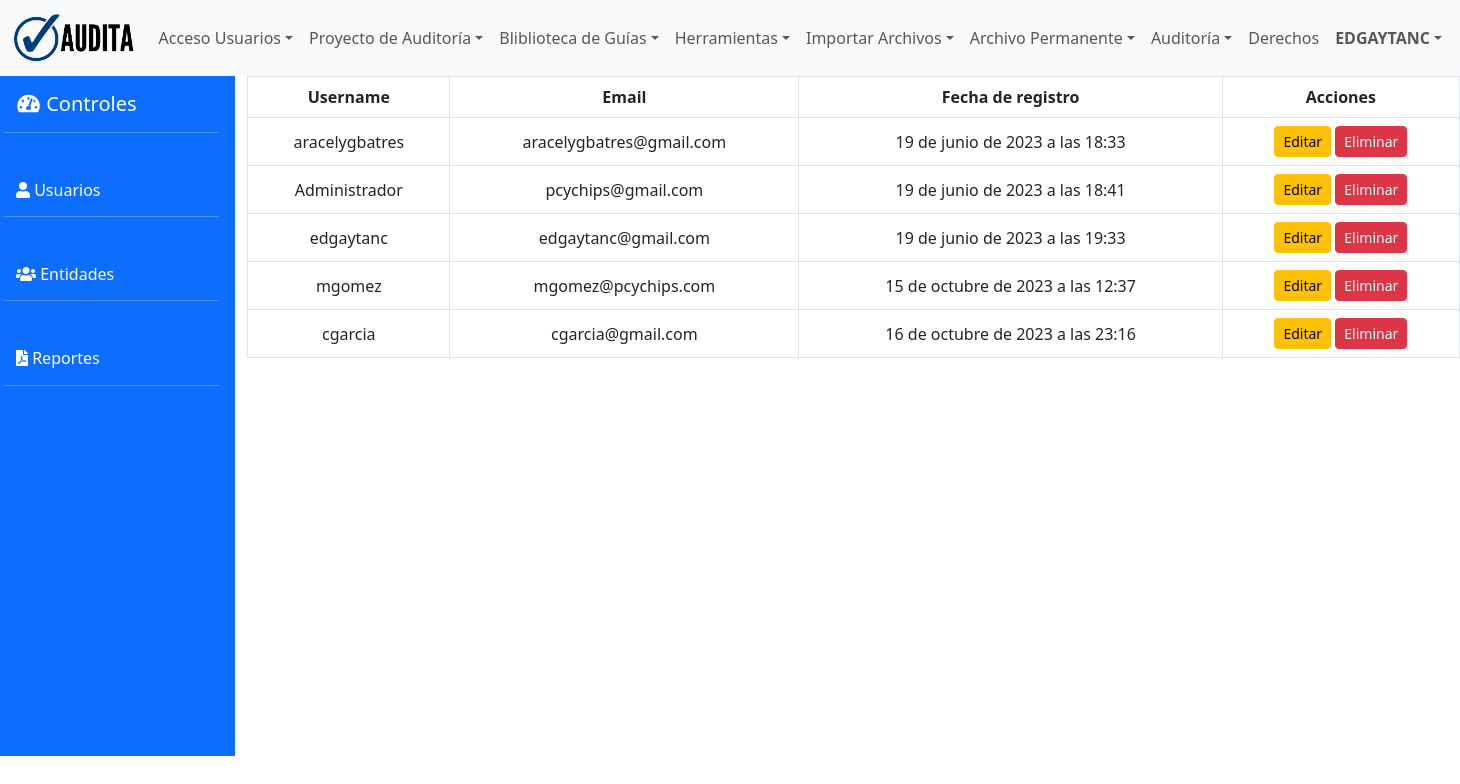
Page /dashboard/list_users/ (signed in) on the committed database.
### users/models.py (models this page shows, shortened)
class CustomUser(AbstractUser):
    is_activated = models.BooleanField(default=False)
    AUDITOR = 'auditor'
    SUPERVISOR = 'supervisor'
    JEFE_AUDITORIA = 'jefe_auditoria'
    ROLE_CHOICES = [
        (AUDITOR, 'Auditor'),
        (SUPERVISOR, 'Supervisor'),
        (JEFE_AUDITORIA, 'Jefe de Auditoria'),
    ]
    role = models.CharField(max_length=20, choices=ROLE_CHOICES, default=AUDITOR)
    groups = models.ManyToManyField(
        'auth.Group',
        verbose_name='groups',
        blank=True,
        help_text='The groups this user belongs to. A user will get all permissions granted to each of their groups.',
        related_query_name='user',
        related_name='customuser_set',  # Add this line
    )
    user_permissions = models.ManyToManyField(
        'auth.Permission',
        verbose_name='user permissions',
        blank=True,
        help_text='Specific permissions for this user.',
        related_query_name='user',
        related_name='customuser_set',  # Add this line
    )

### users/decorators.py (the view)
    def wrap(request, *args, **kwargs):
        if request.user.is_authenticated and request.user.is_superuser:
            return function(request, *args, **kwargs)
        else:
            return HttpResponseForbidden("No tienes permiso para acceder a esta pagina")

### dashboard/views.py (called while the page is built)
@user_is_superuser
def list_users(request):
    users = CustomUser.objects.all()
    return render(request, 'dashboard/users_list_dashboard.html', {'users': users})

### dashboard/templates/dashboard/users_list_dashboard.html
{% extends 'dashboard/admin_dashboard.html' %}
{% block dashboard_content %}
<table class="table table-bordered">
    <thead>
        <tr>
            <th>Username</th>
            <th>Email</th>
            <th>Fecha de registro</th>
            <th>Acciones</th>
        </tr>
    </thead>
    <tbody>
        {% for user in users %}
        <tr>
            <td>{{ user.username}}</td>
            <td>{{ user.email}}</td>
            <td>{{user.date_joined}}</td>
            <td>
                <a href="{% url 'edit_user' user.id %}" class="btn btn-sm btn-warning">Editar</a>
                <a href="{% url 'delete_user' user.id %}" class="btn btn-sm btn-danger">Eliminar</a>
            </td>
        </tr>
        {%endfor%}
    </tbody>
</table>
{% endblock %}

### templates/layout/partials/menu.html (shortened to what this page needs)
{% load static %}
<header>
    <nav class="navbar navbar-expand-lg navbar-light bg-light">
        <div class="container-fluid">
            <a class="navbar-brand" href="{% url 'index' %}"><img
                    src="{% static 'img/logo-horizontal-menu.png' %}" height="50" loading="lazy"
                    alt=""></a>
            <div class="collapse navbar-collapse" id="navbarNav">
                <ul class="navbar-nav">
                    <li class="nav-item dropdown">
                        <a class="nav-link dropdown-toggle" href="#"
                            role="button" data-bs-toggle="dropdown"
                            aria-expanded="false">Acceso Usuarios</a>
                    </li>
                    <li class="nav-item dropdown">
                        <a class="nav-link dropdown-toggle" href="#"
                            role="button" data-bs-toggle="dropdown"
                            aria-expanded="false">Proyecto de Auditoría</a>
                    </li>
                    <li class="nav-item dropdown">
                        <a class="nav-link dropdown-toggle" href="#"
                            role="button" data-bs-toggle="dropdown"
                            aria-expanded="false">Bliblioteca de Guías</a>
                    </li>
                    <li class="nav-item dropdown">
                        <a class="nav-link dropdown-toggle" href="#"
                            role="button" data-bs-toggle="dropdown"
                            aria-expanded="false">Herramientas</a>
                    </li>
                    <li class="nav-item dropdown">
                        <a class="nav-link dropdown-toggle" href="#"
                            role="button" data-bs-toggle="dropdown"
                            aria-expanded="false">Importar Archivos</a>
                    </li>
                    <li class="nav-item dropdown">
                        <a class="nav-link dropdown-toggle" href="{% url 'archivo' %}"
                            aria-expanded="false">Archivo Permanente</a>
                    </li>
                    <li class="nav-item dropdown">
                        <a class="nav-link dropdown-toggle" href="#"
                            role="button" data-bs-toggle="dropdown"
                            aria-expanded="false">Auditoría</a>
                    </li>
                    <li class="nav-item">
                        <a class="nav-link" href="{% url 'derechos' %}">Derechos</a>
                    </li>
                    <li class ="nav-item dropdown">
                        <a class ="nav-link dropdown-toggle" href="#"
                            role="button" data-bs-toggle="dropdown"
                            aria-expanded="false"><b>{{user.username|upper}}</b></a>
                    </li>
                </ul>
            </div>
        </div>
    </nav>
</header>

### static/css/styles.css (style rules this page uses)
td { text-decoration: none; }
th, td { text-align: center; vertical-align: middle; }

### rows in the picture
CustomUser: username "EDGAYTANC", username "edgaytanc", email "edgaytanc@gmail.com", date_joined "19 de junio de 2023 a las 19:33"
CustomUser: username "aracelygbatres", email "aracelygbatres@gmail.com", date_joined "19 de junio de 2023 a las 18:33"
CustomUser: username "Administrador", email "pcychips@gmail.com", date_joined "19 de junio de 2023 a las 18:41"
CustomUser: username "mgomez", email "mgomez@pcychips.com", date_joined "15 de octubre de 2023 a las 12:37"
CustomUser: username "cgarcia", email "cgarcia@gmail.com", date_joined "16 de octubre de 2023 a las 23:16"
